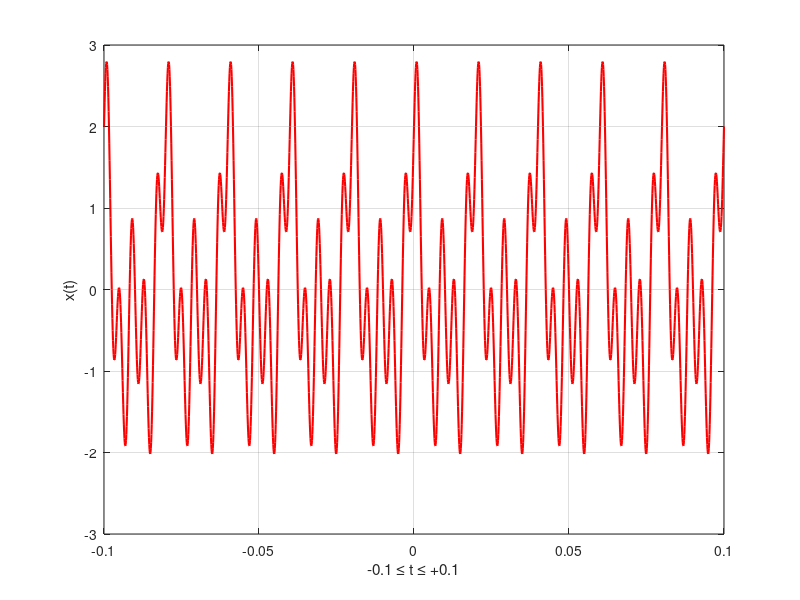
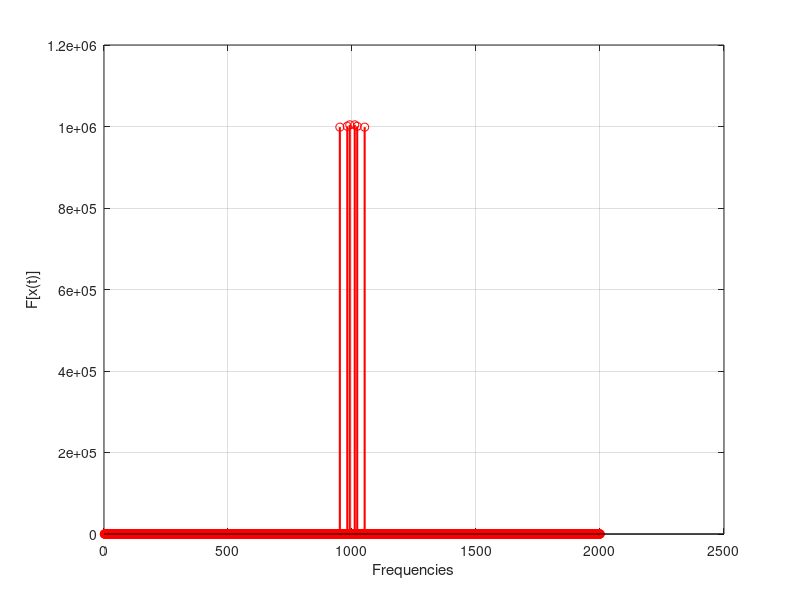

Source code (MATLAB) for these figures, in order:
% Original Signal Representation.
dt = 0.0001;
t_max = 0.1;
t = -t_max:dt:t_max;
x = cos(100*pi*t) + cos(200*pi*t) + sin(500*pi*t);
figure('Name','Original Signal Representation');
plot(t,x,'-r','LineWidth',1.5);
xlabel('-0.1 \leq t \leq +0.1');
ylabel('x(t)');
grid on

% FFT 
Fx = fft(x);
Wx = Fx .* conj(Fx);
Wx = fftshift(Wx);
figure('Name','Fourier Transform');
stem(Wx,'-r','LineWidth',1.5);
xlabel('Frequencies');
ylabel('F[x(t)]');
grid on
